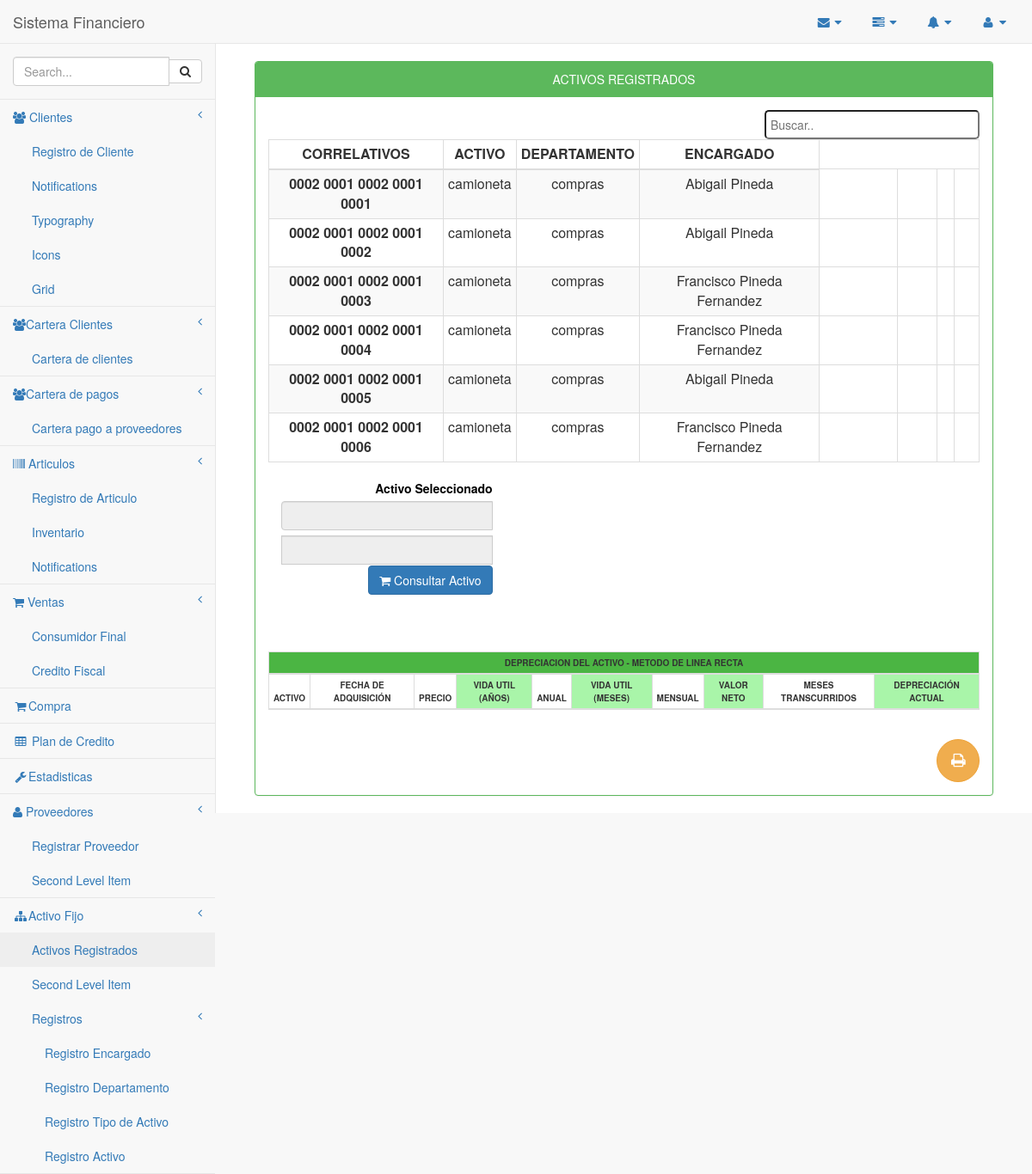
Page /activo/lista.php on the earlier database version.
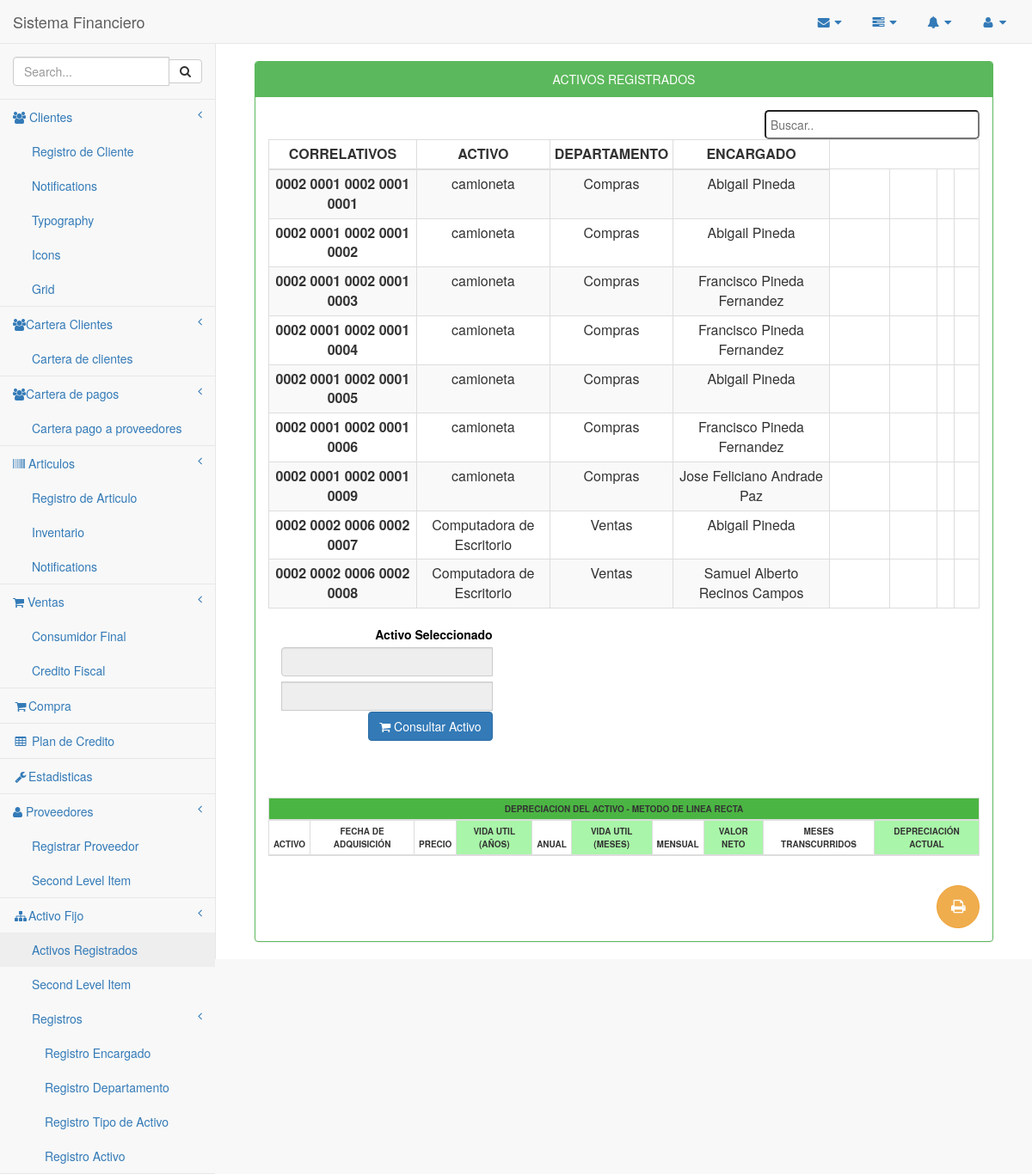
Same page on the later database version.
### tables this page shows
CREATE TABLE `activo` (
  `idactivo` int(10) NOT NULL,
  `idtipo` int(10) DEFAULT NULL,
  `iddepartamento` int(10) DEFAULT NULL,
  `idusuario` int(10) DEFAULT NULL,
  `idencargado` int(10) DEFAULT NULL,
  `correlativo` varchar(45) DEFAULT NULL,
  `fecha_adquisicion` date DEFAULT NULL,
  `descripcion` varchar(200) DEFAULT NULL,
  `estado` varchar(45) DEFAULT NULL,
  `observaciones` varchar(200) DEFAULT NULL,
  `precio` double DEFAULT NULL,
  `tiempo_uso` int(11) DEFAULT NULL,
  `adquisicion` varchar(45) DEFAULT NULL,
  `donador` varchar(100) DEFAULT NULL
);

CREATE TABLE `institucion` (
  `idInstitucion` int(10) NOT NULL,
  `nombre` varchar(100) NOT NULL,
  `abreviatura` varchar(60) NOT NULL,
  `ideTributaria` varchar(25) NOT NULL,
  `direccion` varchar(50) NOT NULL,
  `telefono` varchar(10) NOT NULL,
  `correlativo` varchar(45) DEFAULT NULL
);

CREATE TABLE `departamento` (
  `id_departamento` int(10) NOT NULL,
  `idinstitucion` int(10) DEFAULT NULL,
  `nombre` varchar(100) DEFAULT NULL,
  `correlativo` varchar(45) DEFAULT NULL
);

CREATE TABLE `clasificacion` (
  `id_clasificacion` int(10) NOT NULL,
  `nombre` varchar(100) DEFAULT NULL,
  `correlativo` varchar(45) DEFAULT NULL,
  `tiempo_depreciacion` int(11) DEFAULT NULL,
  `vidautil` int(11) DEFAULT NULL
);

CREATE TABLE `tipo_activo` (
  `id_tipo` int(10) NOT NULL,
  `nombre` varchar(100) DEFAULT NULL,
  `correlativo` varchar(45) DEFAULT NULL,
  `idclasificacion` int(10) DEFAULT NULL
);

CREATE TABLE `encargado` (
  `id_encargado` int(10) NOT NULL,
  `nombre` varchar(45) DEFAULT NULL,
  `apellidos` varchar(45) DEFAULT NULL,
  `dui` varchar(15) DEFAULT NULL,
  `nit` varchar(25) DEFAULT NULL
);

### activo/lista.php (the view, shortened to what the rows shown need)
<?php
include_once '../conexion/php_conexion.php';
include_once '../Plantilla/encabezado.php';
?>
<head>
</head>
<div id="page-wrapper"  align="center">
    <div class="container-fluid"  align="center">
        <div class="row" align="center">
            <div class="col-md-12">
                <br>
                <div class="panel panel-green">
                    <div class="panel-body" align="center">
                            <br>
                            <div class="scroll-window-wrapper">
                                <div class="scroll-window">
                                    <table id="tabla" class="table table-striped table-bordered table-hover table-condensed table-striped">
                                        <thead>
                                            <tr>
                                                <th>CORRELATIVOS</th>
                                                <th>ACTIVO</th>
                                                <th>DEPARTAMENTO</th>
                                                <th>ENCARGADO</th>
                                            </tr>
                                        </thead>
                                        <tbody class="buscar">
                                            <?php
                                            $sacar = mysqli_query($conexion, "SELECT
                            institucion.correlativo as coInstitucion,
                            departamento.correlativo as coDepartamento,
                            clasificacion.correlativo as coClasificacion,
                            tipo_activo.correlativo as CoTipo,
                            activo.correlativo as coActivo,
                            tipo_activo.nombre as nombreActivo,
                            departamento.nombre as nombreDepartamento,
                            institucion.nombre as nombreInstituciion,
                            encargado.nombre ,
                            encargado.apellidos,
                            activo.fecha_adquisicion,
                            activo.precio,
                            activo.tiempo_uso,
                            activo.estado,
                            clasificacion.tiempo_depreciacion,
                            clasificacion.vidautil
                            FROM
                            activo
                            INNER JOIN departamento ON activo.iddepartamento = departamento.id_departamento
                            INNER JOIN institucion ON departamento.idinstitucion = institucion.idInstitucion
                            INNER JOIN tipo_activo ON activo.idtipo = tipo_activo.id_tipo
                            INNER JOIN clasificacion ON tipo_activo.idclasificacion = clasificacion.id_clasificacion
                            INNER JOIN encargado ON activo.idencargado = encargado.id_encargado");
                                            while ($fila = mysqli_fetch_array($sacar)) {
                                                $coInstitucion = $fila['coInstitucion'];
                                                $coDepartamento = $fila['coDepartamento'];
                                                $coClasificacion = $fila['coClasificacion'];
                                                $CoTipo = $fila['CoTipo'];
                                                $coActivo = $fila['coActivo'];
                                                $nombreActivo = $fila['nombreActivo'];
                                                $nombreDepartamento = $fila['nombreDepartamento'];
                                                $nombre = $fila['nombre'];
                                                $apellidos = $fila['apellidos'];
                                                ?>
                                                <tr>
                                                    <th><?php echo $coInstitucion . " " . $coDepartamento . " " . $coClasificacion . " " . $CoTipo . " " . $coActivo; ?></th>
                                                    <td><?php echo $nombreActivo; ?></td>
                                                    <td><?php echo $nombreDepartamento; ?></td>
                                                    <td><?php echo $nombre . " " . $apellidos; ?></td>
                                                <?php } ?>
                                            </tr>
                                        </tbody>
                                    </table>
                            <br>
                            <br>
                            <br>
                            <br>
                            <br>
                            <br>
                            <br>
                            <br>
                            <br>
                            <br>
                            <div id="content">
                                <div class="table-responsive" align="center">
                                    <table id="tablaPP" name="tablaPP" class="table table-striped table-bordered table-hover table-condensed table-striped" style="font-size:10px">
                                        <thead>
                                            <tr><th colspan="10" bgcolor="#4BB543">DEPRECIACION DEL ACTIVO - METODO DE LINEA RECTA</th></tr>
                                            <tr>
                                                <th>ACTIVO</th>
                                                <th>FECHA DE ADQUISICIÓN</th>
                                                <th>PRECIO</th>
                                                <th bgcolor="#A9F5A9">VIDA UTIL (AÑOS)</th>
                                                <th>ANUAL</th>
                                                <th bgcolor="#A9F5A9">VIDA UTIL (MESES)</th>
                                                <th>MENSUAL</th>
                                                <th bgcolor="#A9F5A9">VALOR NETO</th>
                                                <th>MESES TRANSCURRIDOS</th>
                                                <th bgcolor="#A9F5A9">DEPRECIACIÓN ACTUAL</th>
                                            </tr>
                                        </thead>
                                    </table>
                                </div>
                            </div>
                        </div>
                    </div>
                </div>
                                        </div>
                    </div>
                </div>
            </div>
        </div>
<?php
include_once '../Plantilla/inferior.php';
?>

Differences in the rows shown:
changed through a linked row, activo (number 1 of 9 on the later page): iddepartamento.nombre "compras" → "Compras"
changed through a linked row, activo (number 2 of 9 on the later page): iddepartamento.nombre "compras" → "Compras"
changed through a linked row, activo (number 3 of 9 on the later page): iddepartamento.nombre "compras" → "Compras"
changed through a linked row, activo (number 4 of 9 on the later page): iddepartamento.nombre "compras" → "Compras"
changed through a linked row, activo (number 5 of 9 on the later page): iddepartamento.nombre "compras" → "Compras"
changed through a linked row, activo (number 6 of 9 on the later page): iddepartamento.nombre "compras" → "Compras"
added activo: institucion.correlativo "0002", iddepartamento.correlativo "0001", clasificacion.correlativo "0002", idtipo.correlativo "0001", correlativo "0009", idtipo.nombre "camioneta", iddepartamento.nombre "Compras", idencargado.nombre "Jose Feliciano", idencargado.apellidos "Andrade Paz"
added activo: institucion.correlativo "0002", iddepartamento.correlativo "0002", clasificacion.correlativo "0006", idtipo.correlativo "0002", correlativo "0007", idtipo.nombre "Computadora de Escritorio", iddepartamento.nombre "Ventas", idencargado.nombre "Abigail", idencargado.apellidos "Pineda"
added activo: institucion.correlativo "0002", iddepartamento.correlativo "0002", clasificacion.correlativo "0006", idtipo.correlativo "0002", correlativo "0008", idtipo.nombre "Computadora de Escritorio", iddepartamento.nombre "Ventas", idencargado.nombre "Samuel Alberto", idencargado.apellidos "Recinos Campos"
